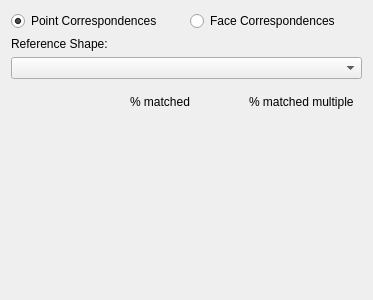
<?xml version="1.0" encoding="UTF-8"?>
<ui version="4.0">
 <class>CorrespondenceColoringWidget</class>
 <widget class="QWidget" name="CorrespondenceColoringWidget">
  <property name="geometry">
   <rect>
    <x>0</x>
    <y>0</y>
    <width>373</width>
    <height>300</height>
   </rect>
  </property>
  <property name="windowTitle">
   <string>Correspondence Coloring Widget</string>
  </property>
  <layout class="QVBoxLayout" name="verticalLayout">
   <item>
    <layout class="QHBoxLayout" name="horizontalLayout">
     <item>
      <widget class="QRadioButton" name="pointRadio">
       <property name="text">
        <string>Point Correspondences</string>
       </property>
       <property name="checked">
        <bool>true</bool>
       </property>
      </widget>
     </item>
     <item>
      <widget class="QRadioButton" name="faceRadio">
       <property name="text">
        <string>Face Correspondences</string>
       </property>
      </widget>
     </item>
    </layout>
   </item>
   <item>
    <widget class="QLabel" name="label_4">
     <property name="text">
      <string>Reference Shape:</string>
     </property>
    </widget>
   </item>
   <item>
    <widget class="QComboBox" name="comboBox"/>
   </item>
   <item>
    <layout class="QGridLayout" name="gridLayout">
     <property name="topMargin">
      <number>10</number>
     </property>
     <property name="bottomMargin">
      <number>10</number>
     </property>
     <item row="0" column="1">
      <widget class="QLabel" name="label_2">
       <property name="text">
        <string>% matched</string>
       </property>
      </widget>
     </item>
     <item row="0" column="0">
      <widget class="QLabel" name="label">
       <property name="text">
        <string/>
       </property>
      </widget>
     </item>
     <item row="0" column="2">
      <widget class="QLabel" name="label_3">
       <property name="text">
        <string>% matched multiple</string>
       </property>
      </widget>
     </item>
    </layout>
   </item>
   <item>
    <spacer name="verticalSpacer">
     <property name="orientation">
      <enum>Qt::Vertical</enum>
     </property>
     <property name="sizeHint" stdset="0">
      <size>
       <width>20</width>
       <height>40</height>
      </size>
     </property>
    </spacer>
   </item>
  </layout>
 </widget>
 <resources/>
 <connections/>
</ui>
